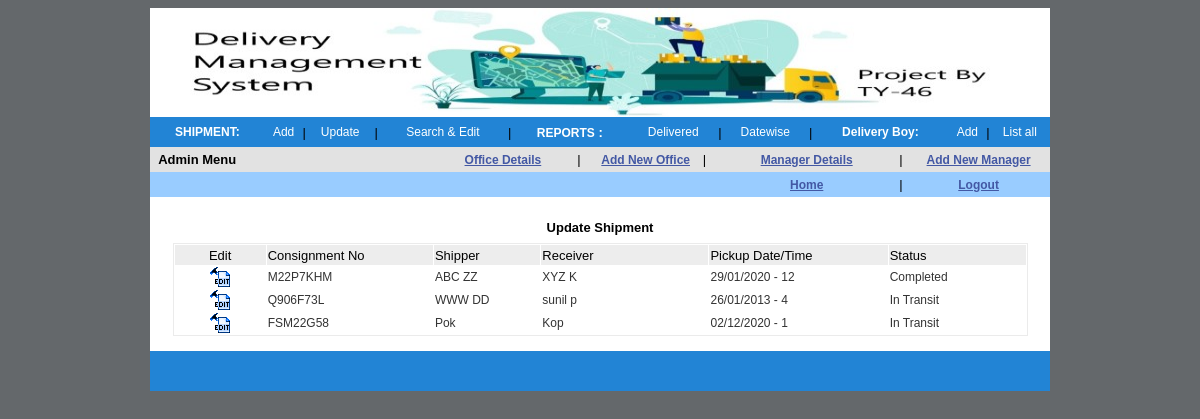
Screenshot of /datewise-list.php (signed in) with the database file from the repository.
### tables this page shows
CREATE TABLE `tbl_courier` (
  `cid` int(10) NOT NULL,
  `cons_no` varchar(20) NOT NULL,
  `ship_name` varchar(100) NOT NULL,
  `phone` varchar(12) NOT NULL,
  `s_add` varchar(200) NOT NULL,
  `rev_name` varchar(100) NOT NULL,
  `r_phone` varchar(12) NOT NULL,
  `r_add` varchar(200) NOT NULL,
  `type` varchar(40) NOT NULL,
  `weight` double NOT NULL,
  `invice_no` varchar(20) NOT NULL,
  `qty` int(10) NOT NULL,
  `book_mode` varchar(20) NOT NULL,
  `freight` double NOT NULL,
  `mode` varchar(20) NOT NULL,
  `pick_date` varchar(20) NOT NULL,
  `pick_time` varchar(10) NOT NULL,
  `status` varchar(20) NOT NULL,
  `comments` varchar(250) NOT NULL,
  `book_date` date NOT NULL,
  `delivery_boy_name` text NOT NULL
);

### datewise-list.php (the view, shortened to what this page needs)
<?php
require_once 'library.php';
$sql = "SELECT cid, cons_no, ship_name, rev_name, pick_date, pick_time, status,book_date
		FROM tbl_courier
		WHERE status != 'Delivered'
		ORDER BY book_date DESC";
$result = mysqli_query($dbConn, $sql);
?>
<!DOCTYPE html PUBLIC "-//W3C//DTD HTML 4.01 Transitional//EN" "http://www.w3.org/TR/html4/loose.dtd">
<html>
<head>
    <link href="css/mystyle.css" rel="stylesheet" type="text/css">
    <link href="css/style.css" rel="stylesheet" type="text/css">
</head>
<body>
    <table border="0" cellpadding="0" cellspacing="0" align="center" width="900">
        <tbody>
            <tr>
                <td width="900">
                    <?php require "header.php";
?>
                </td>
            </tr>
            <tr>
                <td bgcolor="#FFFFFF">
                    <table border="0" align="center" width="80%">
                        <tbody>
                            <tr>
                                <td class="LargeBlue" bgcolor="#FFFFFF" align="left">&nbsp;</td>
                            </tr>
                            <tr>
                                <td class="LargeBlue" bgcolor="#FFFFFF" align="left">
                                    <div class="Partext1" align="center"><strong>Update Shipment </strong></div>
                                </td>
                            </tr>
                        </tbody>
                    </table>
                    <table border="0" cellpadding="1" cellspacing="1" align="center" width="95%">
                        <tbody>
                            <tr>
                                <td>
                                </td>
                            </tr>
                        </tbody>
                    </table>
                    <table class="blackbox" border="0" cellpadding="1" cellspacing="1" align="center" width="95%">
                        <tbody>
                            <tr class="BoldRED" bgcolor="#FFFFFF" style="height:20px;">
                                <td class="newtext" bgcolor="#EDEDED" width="6%">
                                    <div align="center">Edit</div>
                                </td>
                                <td class="newtext" bgcolor="#EDEDED" width="10%">Consignment No </td>
                                <td class="newtext" bgcolor="#EDEDED" width="7%">Shipper</td>
                                <td class="newtext" bgcolor="#EDEDED" width="11%">Receiver</td>
                                <td class="newtext" bgcolor="#EDEDED" width="11%">Pickup Date/Time</td>
                                <td class="newtext" bgcolor="#EDEDED" width="9%">Status</td>
                            </tr>
                            <?php
    while ($data = mysqli_fetch_array($result)) {
        extract($data); ?>
                            <tr onMouseOver="this.bgColor='gold';" onMouseOut="this.bgColor='#FFFFFF';" bgcolor="#FFFFFF">
                                <td class="gentxt" align="center">
                                    <a href="edit-courier.php?cid=<?php echo $cid; ?>">
                                        <img src="images/edit_icon.gif" border="0" height="20" width="20"></a>
                                </td>
                                <td class="gentxt"><?php echo $cons_no; ?></td>
                                <td class="gentxt"><?php echo $ship_name; ?></td>
                                <td class="gentxt"><?php echo $rev_name; ?></td>
                                <td class="gentxt"><?php echo $pick_date; ?> - <?php echo $pick_time; ?></td>
                                <td class="gentxt"><?php echo $status; ?></td>
                            </tr>
                            <?php
    }
    ?>
                        </tbody>
                    </table>
                    <br>
                </td>
            </tr>
            <tr>
                <td>
                    <table border="0" cellpadding="0" cellspacing="0" align="center" width="900">
                        <tbody>
                            <tr>
                                <td bgcolor="#2284d5" height="40" width="476">&nbsp;</td>
                                <td bgcolor="#2284d5" width="304">
                                </td>
                            </tr>
                        </tbody>
                    </table>
                </td>
            </tr>
        </tbody>
    </table>
</body>
</html>

### css/mystyle.css (style rules this page uses)
.blackbox { border: 1px solid #EBEBEB; padding: 0px; }
body { font-family: Helvetica, Helvetica, Helvetica, Helvetica; font-size: 13px; background-color: #64686B; }
.gentxt { FONT-SIZE: 12px; TEXT-TRANSFORM: none; COLOR: #333333; FONT-STYLE: normal; FONT-FAMILY: Verdana, Arial; TEXT-DECORATION: none }
.newtext { font-family: Helvetica, Helvetica, Helvetica; font-size: 13px; color: #000000; }
.Partext1 { FONT-SIZE: 13px; LINE-HEIGHT: 17px; FONT-FAMILY: Helvetica, Helvetica, Helvetica; }

### header.php (style rules this page uses)
td { white-space: nowrap; }

### rows the page displays
tbl_courier: cons_no "M22P7KHM", ship_name "ABC ZZ", rev_name "XYZ K", pick_date "29/01/2020", pick_time "12", status "Completed"
tbl_courier: cons_no "Q906F73L", ship_name "WWW DD", rev_name "sunil p", pick_date "26/01/2013", pick_time "4", status "In Transit"
tbl_courier: cons_no "FSM22G58", ship_name "Pok", rev_name "Kop", pick_date "02/12/2020", pick_time "1", status "In Transit"
